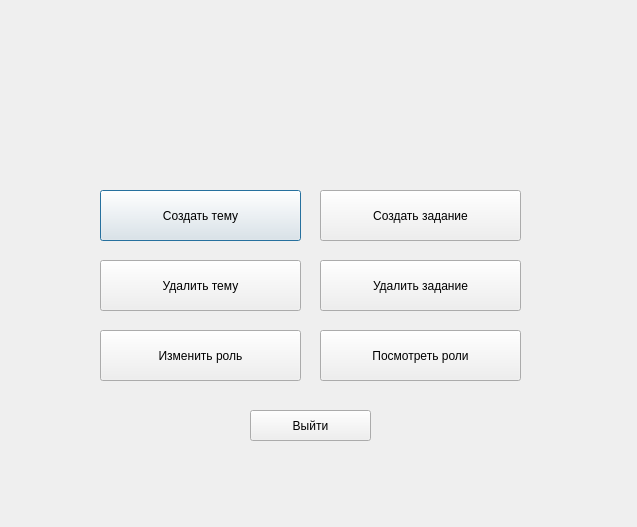
<?xml version="1.0" encoding="UTF-8"?>
<ui version="4.0">
 <class>adminwindow</class>
 <widget class="QDialog" name="adminwindow">
  <property name="geometry">
   <rect>
    <x>0</x>
    <y>0</y>
    <width>637</width>
    <height>527</height>
   </rect>
  </property>
  <property name="windowTitle">
   <string>Dialog</string>
  </property>
  <widget class="QPushButton" name="addTopicButton">
   <property name="geometry">
    <rect>
     <x>100</x>
     <y>190</y>
     <width>201</width>
     <height>51</height>
    </rect>
   </property>
   <property name="text">
    <string>Создать тему</string>
   </property>
  </widget>
  <widget class="QPushButton" name="addTopicButton_2">
   <property name="geometry">
    <rect>
     <x>100</x>
     <y>260</y>
     <width>201</width>
     <height>51</height>
    </rect>
   </property>
   <property name="text">
    <string>Удалить тему</string>
   </property>
  </widget>
  <widget class="QPushButton" name="addTopicButton_3">
   <property name="geometry">
    <rect>
     <x>320</x>
     <y>190</y>
     <width>201</width>
     <height>51</height>
    </rect>
   </property>
   <property name="text">
    <string>Создать задание</string>
   </property>
  </widget>
  <widget class="QPushButton" name="addTopicButton_4">
   <property name="geometry">
    <rect>
     <x>320</x>
     <y>260</y>
     <width>201</width>
     <height>51</height>
    </rect>
   </property>
   <property name="text">
    <string>Удалить задание</string>
   </property>
  </widget>
  <widget class="QPushButton" name="addTopicButton_5">
   <property name="geometry">
    <rect>
     <x>100</x>
     <y>330</y>
     <width>201</width>
     <height>51</height>
    </rect>
   </property>
   <property name="text">
    <string>Изменить роль</string>
   </property>
  </widget>
  <widget class="QPushButton" name="addTopicButton_6">
   <property name="geometry">
    <rect>
     <x>320</x>
     <y>330</y>
     <width>201</width>
     <height>51</height>
    </rect>
   </property>
   <property name="text">
    <string>Посмотреть роли</string>
   </property>
  </widget>
  <widget class="QPushButton" name="pushButton">
   <property name="geometry">
    <rect>
     <x>250</x>
     <y>410</y>
     <width>121</width>
     <height>31</height>
    </rect>
   </property>
   <property name="text">
    <string>Выйти</string>
   </property>
  </widget>
 </widget>
 <resources/>
 <connections/>
</ui>
